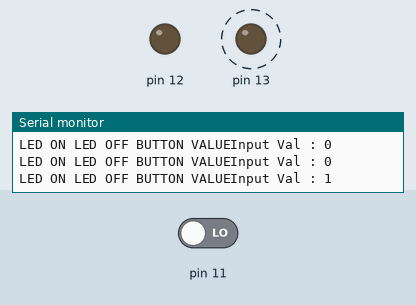
Simulated run of this sketch. Board: Arduino Uno, built with avr-gcc and run on an emulated ATmega328P. Parts: output pins drawn as LEDs (lit = HIGH), the last lines printed to the serial monitor. Dashed ring = blinking. The test bench sets the inputs (shaded band); at power-on: pin 11 LOW.

Above: at 1.4 s.
1.5 s: pin 11 driven HIGH
At 1.85 s:
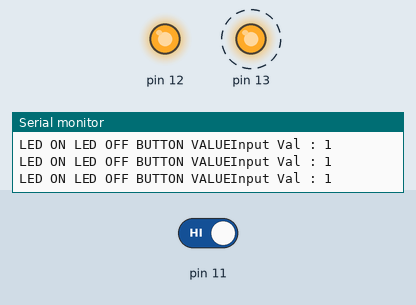
4.5 s: pin 11 driven LOW
At 5.0 s:
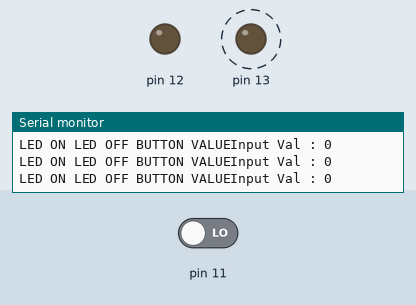
Timing chart, 0 to 13.5 s (numbered marks = the images above; inputs shaded):
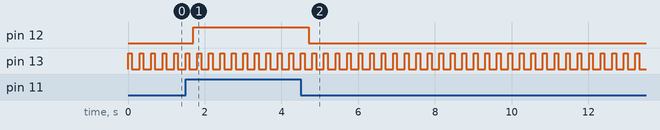

Measured:
- after the input at 1.5 s, pin 12: LOW → HIGH after 0.20 s
- after the input at 4.5 s, pin 12: HIGH → LOW after 0.21 s
- by itself, pin 13: alternates HIGH for 0.10 s and LOW for 0.20 s

The sketch:

test123456.ino
```cpp
void setup() {
  // put your setup code here, to run once:
  Serial.begin(9600);
  pinMode(11,INPUT);
  pinMode(13,OUTPUT);
  pinMode(12,OUTPUT);

}

void loop() {
  // put your main code here, to run repeatedly:

  int val = digitalRead(11);
  Serial.print("Input Val : ");
  Serial.println(val);
  digitalWrite(13,HIGH);
    Serial.print("LED ON ");
  delay(100);
  digitalWrite(13,LOW);
   Serial.print("LED OFF ");
  delay(100);
  digitalWrite(12,val);
 Serial.print("BUTTON VALUE");
  delay(100);

}
```
